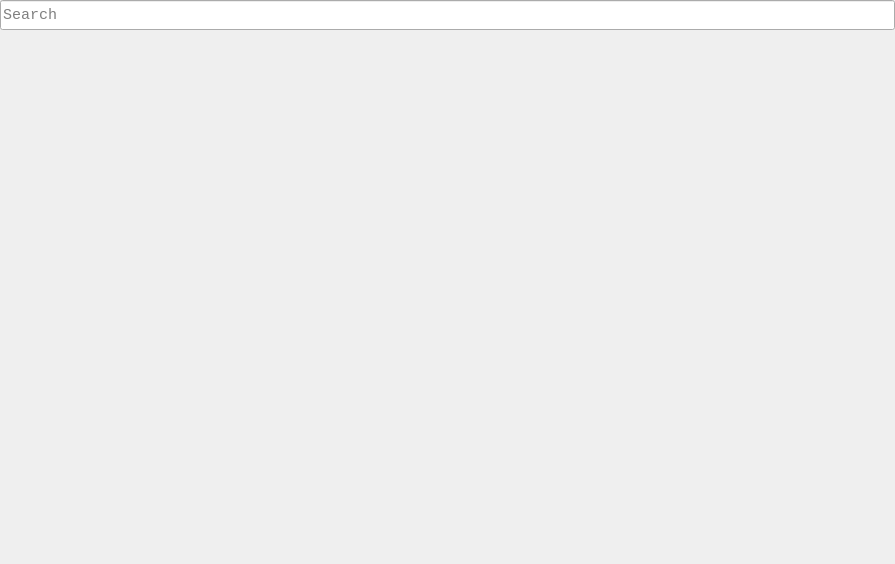
<?xml version="1.0" encoding="UTF-8"?>
<ui version="4.0">
 <class>UpdateTab</class>
 <widget class="QWidget" name="UpdateTab">
  <property name="geometry">
   <rect>
    <x>0</x>
    <y>0</y>
    <width>895</width>
    <height>564</height>
   </rect>
  </property>
  <property name="windowTitle">
   <string>Form</string>
  </property>
  <layout class="QVBoxLayout" name="verticalLayout">
   <property name="spacing">
    <number>5</number>
   </property>
   <property name="leftMargin">
    <number>0</number>
   </property>
   <property name="topMargin">
    <number>0</number>
   </property>
   <property name="rightMargin">
    <number>0</number>
   </property>
   <property name="bottomMargin">
    <number>0</number>
   </property>
   <item>
    <widget class="QLineEdit" name="lineEdit">
     <property name="minimumSize">
      <size>
       <width>0</width>
       <height>30</height>
      </size>
     </property>
     <property name="font">
      <font>
       <family>Consolas</family>
       <pointsize>11</pointsize>
       <kerning>true</kerning>
      </font>
     </property>
     <property name="placeholderText">
      <string>Search</string>
     </property>
     <property name="clearButtonEnabled">
      <bool>true</bool>
     </property>
    </widget>
   </item>
   <item>
    <widget class="QWidget" name="scrollArea" native="true"/>
   </item>
  </layout>
 </widget>
 <tabstops>
  <tabstop>lineEdit</tabstop>
 </tabstops>
 <resources/>
 <connections/>
</ui>
